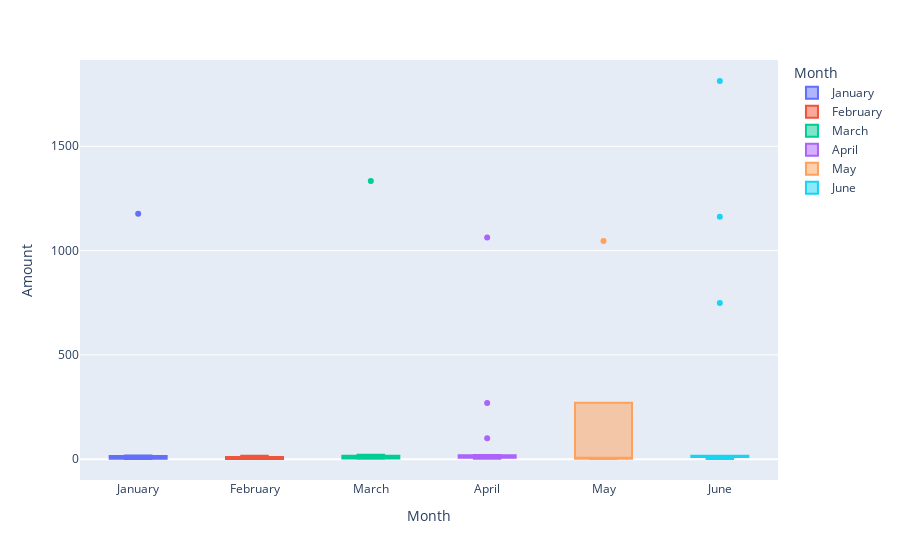

This figure's notebook cell:
### Code cell
# Creating the six box plots using plotly express
px.box(holder_25,
       y="Amount",
       x= "Month",
       color ="Month",
       height = 600)

### Figure 1 — Plotly figure (JSON) as saved in the notebook; plotly's stock layout.template omitted (floating-point values rounded to 4 significant figures)
{"data": [{"alignmentgroup": "True", "hovertemplate": "Month=%{x}<br>Amount=%{y}<extra></extra>", "legendgroup": "January", "marker": {"color": "#636efa"}, "name": "January", "notched": false, "offsetgroup": "January", "orientation": "v", "showlegend": true, "type": "box", "x": ["January", "January", "January", "January", "January", "January", "January", "January", "January", "January"], "x0": " ", "xaxis": "x", "y": [1.46, 10.74, 2.93, 1.39, 17.84, 1.65, 15.86, 2.22, 1177, 2.75], "y0": " ", "yaxis": "y"}, {"alignmentgroup": "True", "hovertemplate": "Month=%{x}<br>Amount=%{y}<extra></extra>", "legendgroup": "February", "marker": {"color": "#EF553B"}, "name": "February", "notched": false, "offsetgroup": "February", "orientation": "v", "showlegend": true, "type": "box", "x": ["February", "February", "February", "February", "February", "February", "February", "February", "February", "February"], "x0": " ", "xaxis": "x", "y": [10.75, 10.81, 5.97, 3.69, 16.7, 1.26, 2.63, 11.01, 0.91, 1.18], "y0": " ", "yaxis": "y"}, {"alignmentgroup": "True", "hovertemplate": "Month=%{x}<br>Amount=%{y}<extra></extra>", "legendgroup": "March", "marker": {"color": "#00cc96"}, "name": "March", "notched": false, "offsetgroup": "March", "orientation": "v", "showlegend": true, "type": "box", "x": ["March", "March", "March", "March", "March", "March", "March", "March", "March", "March", "March", "March", "March"], "x0": " ", "xaxis": "x", "y": [12.42, 16.58, 1334, 2.88, 2.04, 13.57, 10.1, 1.65, 3.08, 4.2, 2.56, 18.28, 21.04], "y0": " ", "yaxis": "y"}, {"alignmentgroup": "True", "hovertemplate": "Month=%{x}<br>Amount=%{y}<extra></extra>", "legendgroup": "April", "marker": {"color": "#ab63fa"}, "name": "April", "notched": false, "offsetgroup": "April", "orientation": "v", "showlegend": true, "type": "box", "x": ["April", "April", "April", "April", "April", "April", "April", "April", "April", "April", "April", "April", "April", "April", "April", "April"], "x0": " ", "xaxis": "x", "y": [100, 2.62, 7.08, 17.15, 1063, 10.15, 10.06, 269, 10.24, 7.39, 6.01, 20.03, 2.79, 10.02, 15.66, 16.5], "y0": " ", "yaxis": "y"}, {"alignmentgroup": "True", "hovertemplate": "Month=%{x}<br>Amount=%{y}<extra></extra>", "legendgroup": "May", "marker": {"color": "#FFA15A"}, "name": "May", "notched": false, "offsetgroup": "May", "orientation": "v", "showlegend": true, "type": "box", "x": ["May", "May", "May", "May", "May"], "x0": " ", "xaxis": "x", "y": [1.1, 1046, 12.15, 2.27, 5.97], "y0": " ", "yaxis": "y"}, {"alignmentgroup": "True", "hovertemplate": "Month=%{x}<br>Amount=%{y}<extra></extra>", "legendgroup": "June", "marker": {"color": "#19d3f3"}, "name": "June", "notched": false, "offsetgroup": "June", "orientation": "v", "showlegend": true, "type": "box", "x": ["June", "June", "June", "June", "June", "June", "June", "June", "June", "June", "June", "June", "June", "June"], "x0": " ", "xaxis": "x", "y": [1162, 749, 10.69, 11.88, 1.03, 10.15, 11.01, 16.29, 15.98, 1813, 16.61, 11.53, 5.24, 2.27], "y0": " ", "yaxis": "y"}], "layout": {"autosize": true, "boxmode": "overlay", "legend": {"title": {"text": "Month"}, "tracegroupgap": 0}, "margin": {"t": 60}, "xaxis": {"anchor": "y", "autorange": true, "categoryarray": ["January", "February", "March", "April", "May", "June"], "categoryorder": "array", "domain": [0, 1], "range": [-0.5, 5.5], "title": {"text": "Month"}, "type": "category"}, "yaxis": {"anchor": "x", "autorange": true, "domain": [0, 1], "range": [-99.76, 1914.0], "title": {"text": "Amount"}, "type": "linear"}}}
